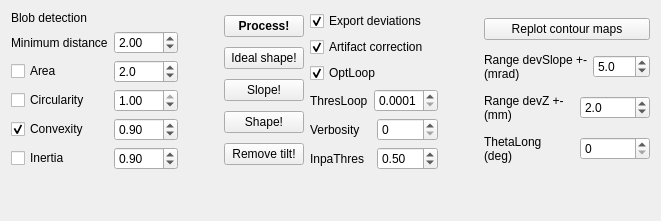
     <widget class="QWidget" name="tab">
      <attribute name="title">
       <string>Analysis</string>
      </attribute>
      <layout class="QVBoxLayout" name="verticalLayout_21">
       <item>
        <layout class="QHBoxLayout" name="horizontalLayout_25">
         <item>
          <layout class="QVBoxLayout" name="verticalLayout_2">
           <item>
            <layout class="QGridLayout" name="gridLayout_10">
             <item row="3" column="0">
              <widget class="QCheckBox" name="checkBox_circularity">
               <property name="text">
                <string>Circularity</string>
               </property>
              </widget>
             </item>
             <item row="5" column="0">
              <widget class="QCheckBox" name="checkBox_inertia">
               <property name="text">
                <string>Inertia</string>
               </property>
              </widget>
             </item>
             <item row="2" column="1">
              <widget class="QDoubleSpinBox" name="doubleSpinBox_minArea">
               <property name="decimals">
                <number>1</number>
               </property>
               <property name="maximum">
                <double>1000.000000000000000</double>
               </property>
               <property name="value">
                <double>2.000000000000000</double>
               </property>
              </widget>
             </item>
             <item row="1" column="1">
              <widget class="QDoubleSpinBox" name="doubleSpinBox_minDist">
               <property name="value">
                <double>2.000000000000000</double>
               </property>
              </widget>
             </item>
             <item row="3" column="1">
              <widget class="QDoubleSpinBox" name="doubleSpinBox_minCircularity">
               <property name="maximum">
                <double>1.000000000000000</double>
               </property>
               <property name="value">
                <double>1.000000000000000</double>
               </property>
              </widget>
             </item>
             <item row="4" column="0">
              <widget class="QCheckBox" name="checkBox_convexity">
               <property name="text">
                <string>Convexity</string>
               </property>
               <property name="checked">
                <bool>true</bool>
               </property>
              </widget>
             </item>
             <item row="5" column="1">
              <widget class="QDoubleSpinBox" name="doubleSpinBox_minInertia">
               <property name="maximum">
                <double>1.000000000000000</double>
               </property>
               <property name="value">
                <double>0.900000000000000</double>
               </property>
              </widget>
             </item>
             <item row="1" column="0">
              <widget class="QLabel" name="label_16">
               <property name="text">
                <string>Minimum distance</string>
               </property>
              </widget>
             </item>
             <item row="2" column="0">
              <widget class="QCheckBox" name="checkBox_Area">
               <property name="text">
                <string>Area</string>
               </property>
              </widget>
             </item>
             <item row="4" column="1">
              <widget class="QDoubleSpinBox" name="doubleSpinBox_minConvexity">
               <property name="maximum">
                <double>1.000000000000000</double>
               </property>
               <property name="value">
                <double>0.900000000000000</double>
               </property>
              </widget>
             </item>
             <item row="0" column="0">
              <widget class="QLabel" name="label_27">
               <property name="text">
                <string>Blob detection</string>
               </property>
              </widget>
             </item>
            </layout>
           </item>
          </layout>
         </item>
         <item>
          <layout class="QHBoxLayout" name="horizontalLayout_8">
           <item>
            <spacer name="horizontalSpacer_5">
             <property name="orientation">
              <enum>Qt::Horizontal</enum>
             </property>
             <property name="sizeHint" stdset="0">
              <size>
               <width>40</width>
               <height>20</height>
              </size>
             </property>
            </spacer>
           </item>
           <item>
            <layout class="QVBoxLayout" name="verticalLayout_19">
             <item>
              <widget class="QPushButton" name="pB_pro">
               <property name="font">
                <font>
                 <bold>true</bold>
                </font>
               </property>
               <property name="text">
                <string>Process!</string>
               </property>
              </widget>
             </item>
             <item>
              <widget class="QPushButton" name="pB_idealShape">
               <property name="text">
                <string>Ideal shape!</string>
               </property>
              </widget>
             </item>
             <item>
              <widget class="QPushButton" name="pB_slope">
               <property name="text">
                <string>Slope!</string>
               </property>
              </widget>
             </item>
             <item>
              <widget class="QPushButton" name="pB_shape">
               <property name="text">
                <string>Shape!</string>
               </property>
              </widget>
             </item>
             <item>
              <widget class="QPushButton" name="pB_rmTilt">
               <property name="text">
                <string>Remove tilt!</string>
               </property>
              </widget>
             </item>
            </layout>
           </item>
           <item>
            <layout class="QVBoxLayout" name="verticalLayout_20">
             <item>
              <widget class="QCheckBox" name="checkBox_exportDev">
               <property name="text">
                <string>Export deviations</string>
               </property>
               <property name="checked">
                <bool>true</bool>
               </property>
              </widget>
             </item>
             <item>
              <widget class="QCheckBox" name="checkBox_artCor">
               <property name="text">
                <string>Artifact correction</string>
               </property>
               <property name="checked">
                <bool>true</bool>
               </property>
              </widget>
             </item>
             <item>
              <widget class="QCheckBox" name="checkBox_OptLoop">
               <property name="text">
                <string>OptLoop</string>
               </property>
               <property name="checked">
                <bool>true</bool>
               </property>
              </widget>
             </item>
             <item>
              <layout class="QHBoxLayout" name="horizontalLayout_27">
               <item>
                <widget class="QLabel" name="label_32">
                 <property name="text">
                  <string>ThresLoop</string>
                 </property>
                </widget>
               </item>
               <item>
                <widget class="QDoubleSpinBox" name="dSB_thresLoop">
                 <property name="decimals">
                  <number>4</number>
                 </property>
                 <property name="minimum">
                  <double>0.000100000000000</double>
                 </property>
                 <property name="maximum">
                  <double>1.000000000000000</double>
                 </property>
                 <property name="singleStep">
                  <double>0.000100000000000</double>
                 </property>
                 <property name="value">
                  <double>0.000100000000000</double>
                 </property>
                </widget>
               </item>
              </layout>
             </item>
             <item>
              <layout class="QHBoxLayout" name="horizontalLayout_9">
               <item>
                <widget class="QLabel" name="label">
                 <property name="text">
                  <string>Verbosity</string>
                 </property>
                </widget>
               </item>
               <item>
                <widget class="QSpinBox" name="spinBox_iWr"/>
               </item>
              </layout>
             </item>
             <item>
              <layout class="QHBoxLayout" name="horizontalLayout_23">
               <item>
                <widget class="QLabel" name="label_7">
                 <property name="text">
                  <string>InpaThres</string>
                 </property>
                </widget>
               </item>
               <item>
                <widget class="QDoubleSpinBox" name="dSB_inpaThres">
                 <property name="maximum">
                  <double>9.000000000000000</double>
                 </property>
                 <property name="singleStep">
                  <double>0.010000000000000</double>
                 </property>
                 <property name="value">
                  <double>0.500000000000000</double>
                 </property>
                </widget>
               </item>
              </layout>
             </item>
            </layout>
           </item>
          </layout>
         </item>
         <item>
          <spacer name="horizontalSpacer_6">
           <property name="orientation">
            <enum>Qt::Horizontal</enum>
           </property>
           <property name="sizeHint" stdset="0">
            <size>
             <width>40</width>
             <height>20</height>
            </size>
           </property>
          </spacer>
         </item>
         <item>
          <layout class="QVBoxLayout" name="verticalLayout_8">
           <item>
            <widget class="QPushButton" name="pB_replotCMap">
             <property name="text">
              <string>Replot contour maps</string>
             </property>
            </widget>
           </item>
           <item>
            <layout class="QHBoxLayout" name="horizontalLayout_3">
             <item>
              <widget class="QLabel" name="label_15">
               <property name="text">
                <string>Range devSlope +-
(mrad)</string>
               </property>
              </widget>
             </item>
             <item>
              <widget class="QDoubleSpinBox" name="dSB_rangeSlopeDev">
               <property name="maximumSize">
                <size>
                 <width>70</width>
                 <height>16777215</height>
                </size>
               </property>
               <property name="decimals">
                <number>1</number>
               </property>
               <property name="singleStep">
                <double>0.100000000000000</double>
               </property>
               <property name="value">
                <double>5.000000000000000</double>
               </property>
              </widget>
             </item>
            </layout>
           </item>
           <item>
            <layout class="QHBoxLayout" name="horizontalLayout_24">
             <item>
              <widget class="QLabel" name="label_25">
               <property name="text">
                <string>Range devZ +-
(mm)</string>
               </property>
              </widget>
             </item>
             <item>
              <widget class="QDoubleSpinBox" name="dSB_rangeZdev">
               <property name="maximumSize">
                <size>
                 <width>70</width>
                 <height>16777215</height>
                </size>
               </property>
               <property name="decimals">
                <number>1</number>
               </property>
               <property name="singleStep">
                <double>0.100000000000000</double>
               </property>
               <property name="value">
                <double>2.000000000000000</double>
               </property>
              </widget>
             </item>
            </layout>
           </item>
           <item>
            <layout class="QHBoxLayout" name="horizontalLayout_26">
             <item>
              <widget class="QLabel" name="label_26">
               <property name="text">
                <string>ThetaLong
(deg)</string>
               </property>
              </widget>
             </item>
             <item>
              <widget class="QDoubleSpinBox" name="dSB_thetaL">
               <property name="maximumSize">
                <size>
                 <width>70</width>
                 <height>16777215</height>
                </size>
               </property>
               <property name="decimals">
                <number>0</number>
               </property>
               <property name="maximum">
                <double>89.000000000000000</double>
               </property>
              </widget>
             </item>
            </layout>
           </item>
          </layout>
         </item>
        </layout>
       </item>
       <item>
        <spacer name="verticalSpacer_3">
         <property name="orientation">
          <enum>Qt::Vertical</enum>
         </property>
         <property name="sizeHint" stdset="0">
          <size>
           <width>20</width>
           <height>40</height>
          </size>
         </property>
        </spacer>
       </item>
      </layout>
     </widget>
